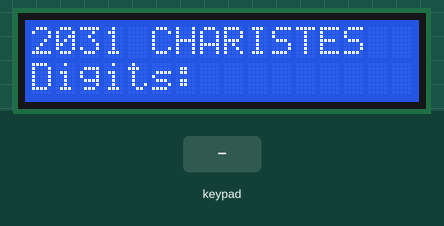
A sketch run on a simulated Arduino Uno, built with avr-gcc and run on an emulated ATmega328P. Shown: 16×2 character LCD. The inputs (shaded band) are chosen by the test bench.

Above: at 1.2 s.
1.3 s: keypad keys 7 6 5 4 pressed 0.4 s apart
At 3.0 s:
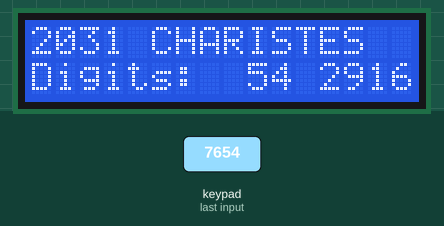
4.4 s: key '1' pressed
At 5.6 s:
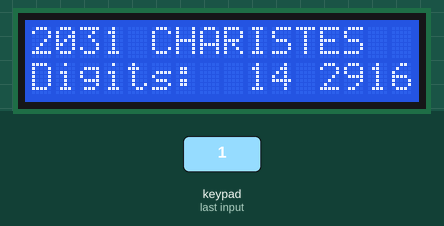
5.9 s: key '2' pressed
At 6.7 s:
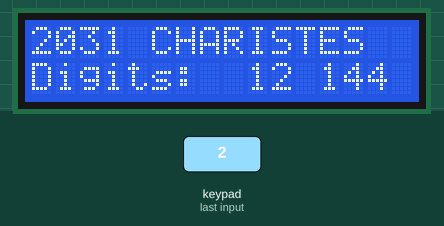
7.4 s: keypad keys 7 6 5 4 # pressed 0.4 s apart
At 7.6 s:
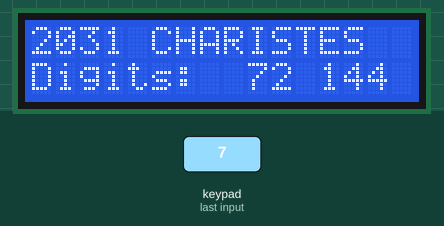
Timing chart, 0 to 10.4 s (numbered marks = the images above; inputs shaded):
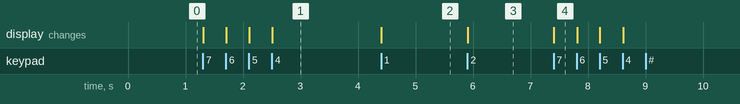

The sketch:

exercise2_2031.ino
```cpp
#include <LiquidCrystal.h>
#include <Keypad.h>


const int rs = 13, en = 12, d4 = 8, d5 = 9, d6 = 10, d7 = 11;
LiquidCrystal lcd(rs, en, d4, d5, d6, d7);

char cKey1 = 0;
char cKey2 = 0;
bool firstChar = false;

const byte ROWS = 4;
const byte COLS = 3;
char hexaKeys[ROWS][COLS] = {
  {'1','2','3'},
  {'4','5','6'},
  {'7','8','9'},
  {'*','0','#'}
};
byte rowPins[ROWS] = {7, 6, 5, 4};
byte colPins[COLS] = {3, 2, 1};
Keypad customKeypad = Keypad( makeKeymap(hexaKeys), rowPins, colPins, ROWS, COLS );

void displayRegistrationInfo() {
  lcd.clear();
  lcd.setCursor(0, 0);
  lcd.print("2031 ");

  lcd.print("CHARISTES");
}

void setup() {
  lcd.begin(16, 2);

  displayRegistrationInfo();
}

void loop() {

  lcd.setCursor(0, 1);
  lcd.print("Digits:");

  if (!firstChar) {               // Check if the first character has been entered if(false)
    cKey1 = customKeypad.getKey();

    if (cKey1 >= '0' && cKey1 <= '9') {
      firstChar = true;  // Set the flag to indicate the first character is entered
      lcd.setCursor(9, 1);
      lcd.print(cKey1);
    }
  }
  else {
    cKey2 = customKeypad.getKey();

    if (cKey2 >= '0' && cKey2 <= '9') {
      lcd.setCursor(10, 1);
      lcd.print(cKey2);

      int num1 = cKey1 - '0';  // Convert char which corresponds to a hex value of + 0x30 of what was entered, by subtracting '0'= 0x30. ascii table.
      int num2 = cKey2 - '0';

      lcd.setCursor(12, 1);
      int num = num1 * 10 + num2;
      lcd.print(num * num);
      lcd.print("  "); //delete output numbers
      cKey1 = 0;
      cKey2 = 0;

      firstChar = false;
    }
  }
}
```

Measured:
- after the input at 1.3 s, the display: first changes at once (image 1 shows a later state)
- after the input at 4.4 s, the display: changes at once (image 2)
- after the input at 5.9 s, the display: changes at once (image 3)
- after the input at 7.4 s, the display: changes at once (image 4)
